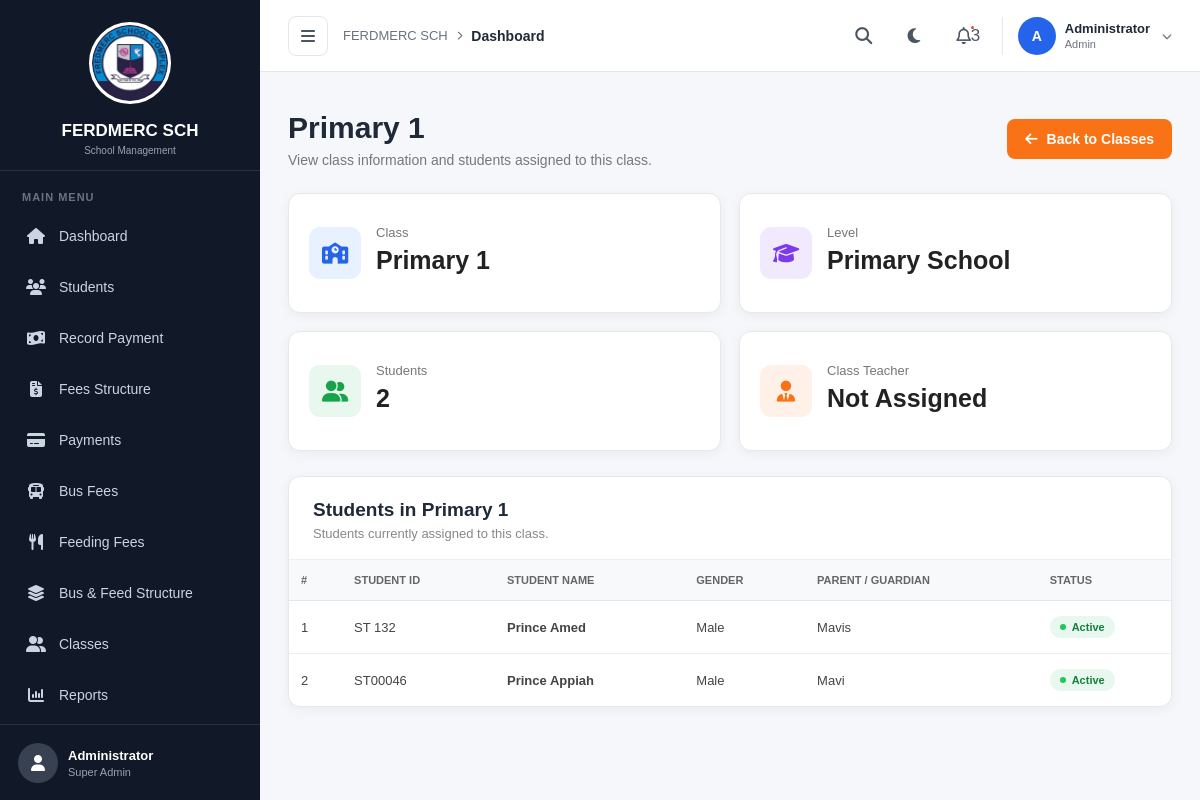
Screenshot of /classes/1/ (signed in) with the database file from the repository.
### fees/models.py (models this page shows, shortened)
class SchoolSettings(models.Model):
    school_name = models.CharField(
        max_length=200,
        default="School Name"
    )
    logo = models.ImageField(
        upload_to="school/",
        blank=True,
        null=True
    )
    address = models.TextField(
        blank=True,
        null=True
    )
    phone = models.CharField(
        max_length=50,
        blank=True,
        null=True
    )
    email = models.EmailField(
        blank=True,
        null=True
    )
    academic_year = models.CharField(
        max_length=20,
        default="2026/2027"
    )
    school_motto = models.CharField(
        max_length=255,
        blank=True,
        null=True
    )

class SchoolClass(models.Model):
    LEVEL_CHOICES = [
        ("Junior High School", "Junior High School"),
        ("Primary School", "Primary School"),
        ("Kindergarten", "Kindergarten"),
        ("Playgroup", "Playgroup"),
    ]
    STATUS_CHOICES = [
        ("Active", "Active"),
        ("Inactive", "Inactive"),
    ]
    name = models.CharField(max_length=100)
    level = models.CharField(
        max_length=50,
        choices=LEVEL_CHOICES
    )
    class_teacher = models.CharField(
        max_length=150,
        blank=True,
        null=True
    )
    status = models.CharField(
        max_length=20,
        choices=STATUS_CHOICES,
        default="Active"
    )
    created_at = models.DateTimeField(
        auto_now_add=True
    )
    updated_at = models.DateTimeField(
        auto_now=True
    )

class Student(models.Model):
    GENDER_CHOICES = [
        ("Male", "Male"),
        ("Female", "Female"),
    ]
    STATUS_CHOICES = [
        ("Active", "Active"),
        ("Inactive", "Inactive"),
    ]
    FEE_STATUS_CHOICES = [
        ("Paid", "Paid"),
        ("Pending", "Pending"),
        ("Overdue", "Overdue"),
    ]
    first_name = models.CharField(max_length=100)
    last_name = models.CharField(max_length=100)
    student_id = models.CharField(
        max_length=50,
        unique=True
    )
    registration_number = models.CharField(
        max_length=50,
        unique=True,
        blank=True,
        null=True
    )
    date_of_birth = models.DateField(
        blank=True,
        null=True
    )
    student_class = models.CharField(
        max_length=100
    )
    academic_year = models.CharField(
        max_length=20,
        default="2025/2026"
    )
    gender = models.CharField(
        max_length=10,
        choices=GENDER_CHOICES
    )
    parent_name = models.CharField(
        max_length=150,
        blank=True,
        null=True
    )
    parent_contact = models.CharField(
        max_length=30,
        blank=True,
        null=True
    )
    address = models.TextField(
        blank=True,
        null=True
    )
    additional_information = models.TextField(
        blank=True,
        null=True
    )
    status = models.CharField(
        max_length=10,
        choices=STATUS_CHOICES,
        default="Active"
    )
    fee_status = models.CharField(
        max_length=10,
        choices=FEE_STATUS_CHOICES,
        default="Pending"
    )
    discount = models.DecimalField(
        max_digits=5,
        decimal_places=2,
        default=0
    )
    balance = models.DecimalField(
        max_digits=10,
        decimal_places=2,
        default=0
    )
    photo = models.ImageField(
        upload_to="students/",
        blank=True,
        null=True
    )
    date_registered = models.DateTimeField(
        auto_now_add=True
    )

### fees/views.py (the view)
@login_required
@role_required("school_fees")
def view_class(request, class_id):
    school_class = get_object_or_404(
        SchoolClass,
        id=class_id
    )
    students = Student.objects.filter(
        student_class=school_class.name
    ).order_by(
        "first_name",
        "last_name"
    )
    return render(
        request,
        "fees/view_class.html",
        {
            "school_class": school_class,
            "students": students,
            "student_count": students.count(),
        }
    )

### templates/fees/view_class.html (shortened to what this page needs)
{% extends "fees/base.html" %}
{% load static %}
{% block extra_css %}
<link rel="stylesheet" href="{% static 'css/classes.css' %}">
{% endblock %}
{% block content %}
<div class="classes-page">
<div class="page-header">
    <div>
        <h1>{{ school_class.name }}</h1>
        <p>
            View class information and students assigned to this class.
        </p>
    </div>
    <a
        href="{% url 'classes' %}"
        class="add-class-btn"
    >
        <i class="fas fa-arrow-left"></i>
        <span>Back to Classes</span>
    </a>
</div>
<div class="class-summary">
    <div class="summary-card">
        <div class="summary-icon blue">
            <i class="fas fa-school"></i>
        </div>
        <div class="summary-content">
            <span>Class</span>
            <strong>
                {{ school_class.name }}
            </strong>
        </div>
    </div>
    <div class="summary-card">
        <div class="summary-icon purple">
            <i class="fas fa-graduation-cap"></i>
        </div>
        <div class="summary-content">
            <span>Level</span>
            <strong>
                {{ school_class.level }}
            </strong>
        </div>
    </div>
    <div class="summary-card">
        <div class="summary-icon green">
            <i class="fas fa-user-group"></i>
        </div>
        <div class="summary-content">
            <span>Students</span>
            <strong>
                {{ student_count }}
            </strong>
        </div>
    </div>
    <div class="summary-card">
        <div class="summary-icon orange">
            <i class="fas fa-user-tie"></i>
        </div>
        <div class="summary-content">
            <span>Class Teacher</span>
            <strong>
                {% if school_class.class_teacher %}
                    {{ school_class.class_teacher }}
                {% else %}
                    Not Assigned
                {% endif %}
            </strong>
        </div>
    </div>
</div>
<div class="classes-card">
    <div class="card-heading">
        <div>
            <h2>
                Students in {{ school_class.name }}
            </h2>
            <p>
                Students currently assigned to this class.
            </p>
        </div>
    </div>
    <div class="table-wrapper">
        <table class="classes-table">
            <thead>
                <tr>
                    <th>#</th>
                    <th>
                        Student ID
                    </th>
                    <th>
                        Student Name
                    </th>
                    <th>
                        Gender
                    </th>
                    <th>
                        Parent / Guardian
                    </th>
                    <th>
                        Status
                    </th>
                </tr>
            </thead>
            <tbody>
                {% for student in students %}
                <tr>
                    <td>
                        {{ forloop.counter }}
                    </td>
                    <td>
                        {{ student.student_id }}
                    </td>
                    <td>
                        <strong>
                            {{ student.first_name }}
                            {{ student.last_name }}
                        </strong>
                    </td>
                    <td>
                        {{ student.gender }}
                    </td>
                    <td>
                        {% if student.parent_name %}
                            {{ student.parent_name }}
                        {% else %}
                            <span class="text-muted">
                                Not Provided
                            </span>
                        {% endif %}
                    </td>
                    <td>
                        {% if student.status == "Active" %}
                            <span class="status active">
                                Active
                            </span>
                        {% else %}
                            <span class="status inactive">
                                Inactive
                            </span>
                        {% endif %}
                    </td>
                </tr>
                {% endfor %}
            </tbody>
        </table>
    </div>
</div>
</div>
{% endblock %}

### templates/fees/base.html (shortened to what this page needs)
{% load static %}
<!DOCTYPE html>
<html lang="en">
<head>
    <link
        rel="stylesheet"
        href="https://cdnjs.cloudflare.com/ajax/libs/font-awesome/6.5.2/css/all.min.css"
    >
    <link
        rel="stylesheet"
        href="{% static 'css/base.css' %}"
    >
    {% block extra_css %}{% endblock %}
</head>
<body>
<aside class="sidebar" id="sidebar">
    <div class="sidebar-logo">
        {% if school_settings.logo %}
            <div class="school-logo-image">
                <img
                    src="{{ school_settings.logo.url }}"
                    alt="{{ school_settings.school_name }}"
                >
            </div>
        {% else %}
            <div class="logo-icon">
                <i class="fa-solid fa-graduation-cap"></i>
            </div>
        {% endif %}
        <div class="logo-text">
            <h2>
                {{ school_settings.school_name|default:"Smart Fee" }}
            </h2>
            <span>
                School Management
            </span>
        </div>
    </div>
    <nav class="sidebar-nav">
        {% if request.user.is_superuser or request.user.profile.role == "administrator" %}
            <p class="menu-label">
                MAIN MENU
            </p>
            <a
                href="{% url 'home' %}"
                class="nav-item"
            >
                <i class="fas fa-home"></i>
                <span>
                    Dashboard
                </span>
            </a>
            <a
                href="{% url 'students' %}"
                class="nav-item"
            >
                <i class="fas fa-users"></i>
                <span>
                    Students
                </span>
            </a>
            <a
                href="{% url 'record_payment' %}"
                class="nav-item"
            >
                <i class="fas fa-money-bill-wave"></i>
                <span>
                    Record Payment
                </span>
            </a>
            <a
                href="{% url 'fees_structure' %}"
                class="nav-item"
            >
                <i class="fas fa-file-invoice-dollar"></i>
                <span>
                    Fees Structure
                </span>
            </a>
            <a
                href="{% url 'payments' %}"
                class="nav-item"
            >
                <i class="fas fa-credit-card"></i>
                <span>
                    Payments
                </span>
            </a>
            <a
                href="{% url 'bus_fees' %}"
                class="nav-item"
            >
                <i class="fas fa-bus"></i>
                <span>
                    Bus Fees
                </span>
            </a>
            <a
                href="{% url 'feeding_fees' %}"
                class="nav-item"
            >
                <i class="fas fa-utensils"></i>
                <span>
                    Feeding Fees
                </span>
            </a>
            <a
                href="{% url 'bus_fee_structure' %}"
                class="nav-item"
            >
                <i class="fas fa-layer-group"></i>
                <span>
                    Bus & Feed Structure
                </span>
            </a>
            <a
                href="{% url 'classes' %}"
                class="nav-item"
            >
                <i class="fas fa-user-group"></i>
                <span>
                    Classes
                </span>
            </a>
            <a
                href="{% url 'reports' %}"
                class="nav-item"
            >
                <i class="fas fa-chart-column"></i>
                <span>
                    Reports
                </span>
            </a>
        {% endif %}
    </nav>
    <div class="sidebar-footer">
        <div class="user-avatar">
            <i class="fa-solid fa-user"></i>
        </div>
        <div class="sidebar-user">
            {% if request.user.is_superuser %}
                <strong>
                    Administrator
                </strong>
                <span>
                    Super Admin
                </span>
            {% endif %}
        </div>
    </div>
</aside>
<div
    class="main-wrapper"
    id="mainWrapper"
>
    <header class="topbar">
        <div class="topbar-left">
            <button
                type="button"
                class="sidebar-toggle"
                id="sidebarToggle"
                onclick="toggleSidebar()"
            >
                <i class="fa-solid fa-bars"></i>
            </button>
            <div class="breadcrumb-area">
                <span class="breadcrumb-main">
                    {{ school_settings.school_name|default:"Smart Fee" }}
                </span>
                <i class="fa-solid fa-chevron-right"></i>
                <span class="breadcrumb-current">
                    {% block breadcrumb %}
                        Dashboard
                    {% endblock %}
                </span>
            </div>
        </div>
        <div class="topbar-right">
            <button
                type="button"
                class="topbar-icon"
                title="Search"
            >
                <i class="fa-solid fa-magnifying-glass"></i>
            </button>
            <button
                type="button"
                class="theme-toggle"
                id="themeToggle"
                onclick="toggleTheme()"
                title="Toggle Light/Dark Mode"
            >
                <i
                    class="fa-solid fa-moon"
                    id="themeIcon"
                ></i>
            </button>
            <button
                type="button"
                class="topbar-icon notification-btn"
                title="Notifications"
            >
                <i class="fa-regular fa-bell"></i>
                <span class="notification-dot">
                    3
                </span>
            </button>
            <div class="topbar-user">
                <div class="topbar-avatar">
                    {% if request.user.is_superuser %}
                        A
                    {% else %}
                        {{ request.user.username|first|upper }}
                    {% endif %}
                </div>
                <div class="topbar-user-info">
                    {% if request.user.is_superuser %}
                        <strong>
                            Administrator
                        </strong>
                        <span>
                            Admin
                        </span>
                    {% endif %}
                </div>
                <i
                    class="fa-solid fa-chevron-down user-arrow"
                ></i>
            </div>
        </div>
    </header>
    <main class="page-content">
        {% block content %}
        {% endblock %}
    </main>
</div>
</body>
</html>

### rows the page displays
SchoolSettings: logo (picture), school_name "FERDMERC SCH"
SchoolClass: name "Primary 1", level "Primary School"
Student: student_id "ST 132", first_name "Prince", last_name "Amed", gender "Male", parent_name "Mavis", status "Active"
Student: student_id "ST00046", first_name "Prince", last_name "Appiah", gender "Male", parent_name "Mavi", status "Active"

### other values shown
{{ student_count }} "2"
